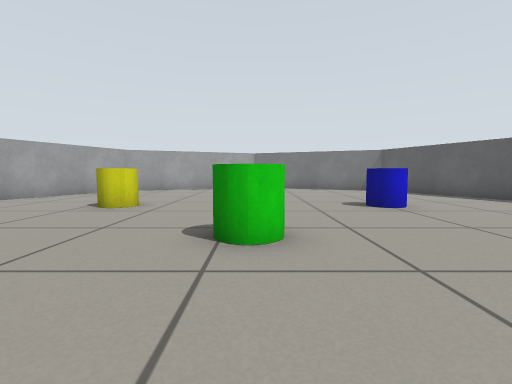
View 1 (above)

12 first-person views from a walk through a robot-simulator world made for Gazebo. The camera is 0.45 m above the floor, tilts 4° down and sees 85° across. The floor is counted in squares, 0.5 m on a side. Each view is taken from the middle of a square. On the plan, view 1 faces up. The plan holds only what a view shows up to about 11 squares ahead; the rest is blank.

View 2
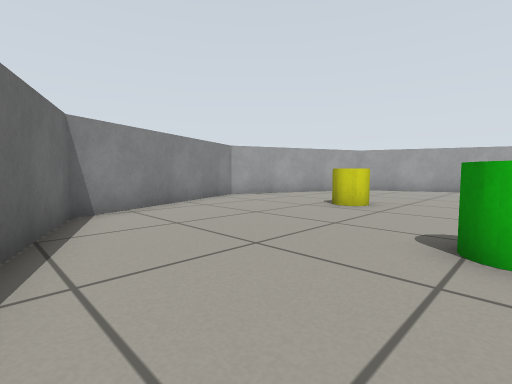

View 3
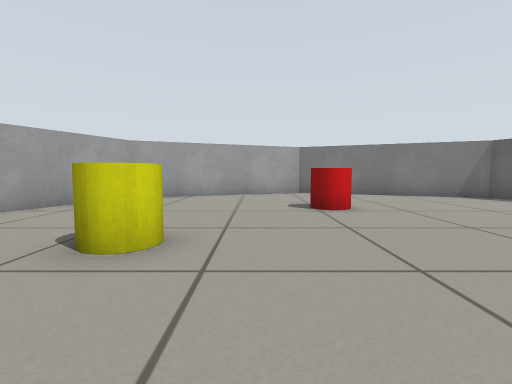

View 4
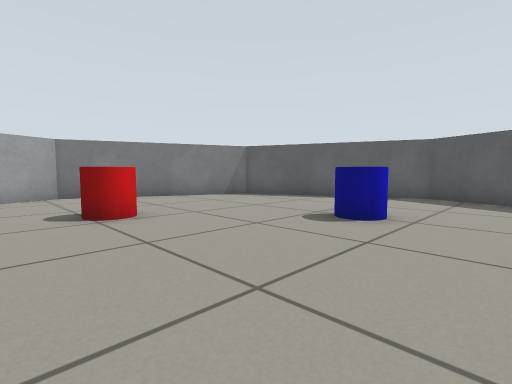

View 5
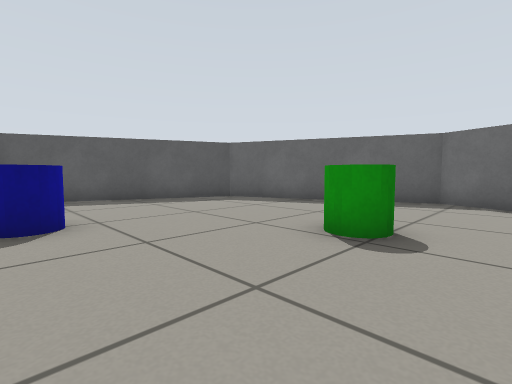

View 6
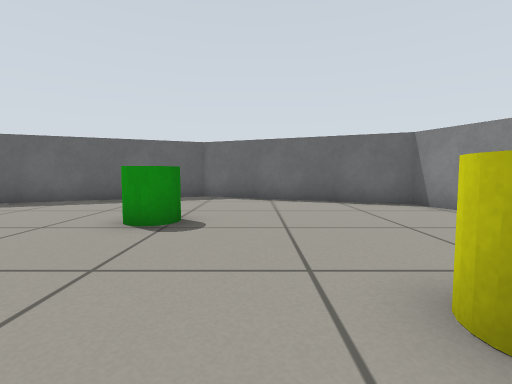

View 7
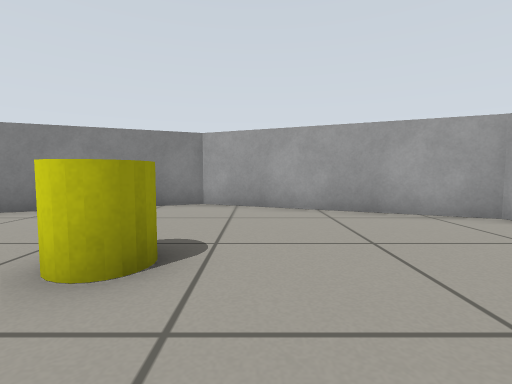

View 8
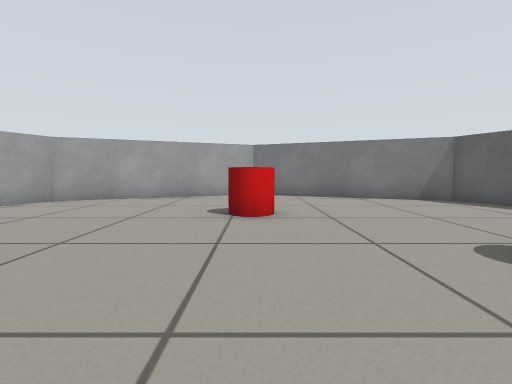

View 9
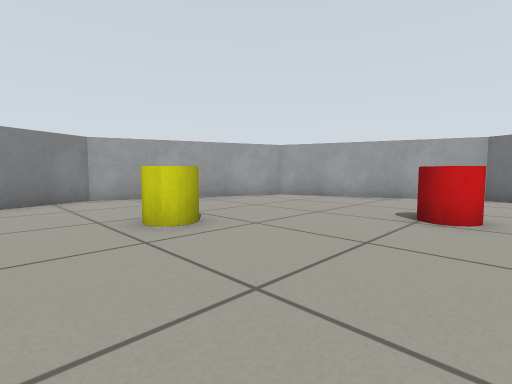

View 10
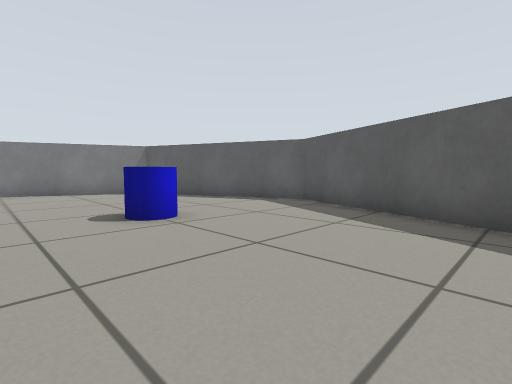

View 11
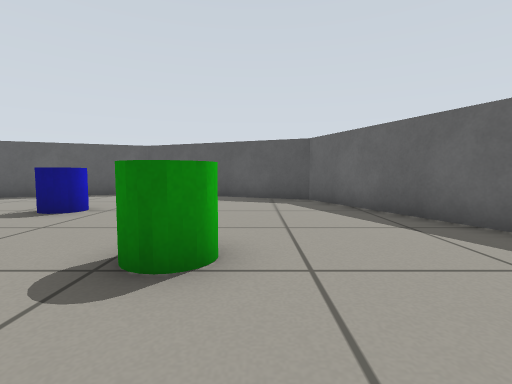

View 12
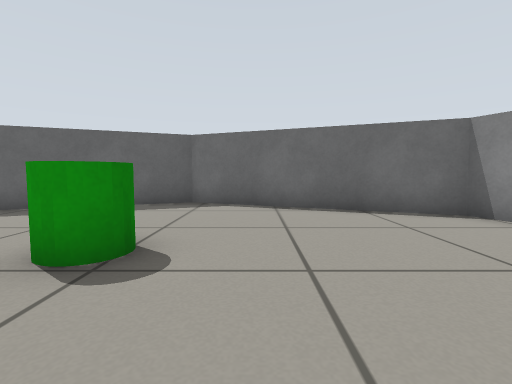

### Floor plan
Points are (right, up) in squares from view 1. A wall is a line through its corners. A room is listed if a view was taken in it or the views show most of it. See-through windows are left out.
Room 1 (views 1, 2, 3, 4, 5, 6, 7, 8, 9, 10, 11, 12)
walls: (-0.1, 16.3) (-6.3, 13.7) (-8.9, 7.5) (-6.3, 1.2) (-0.1, -1.3) (6.2, 1.2) (8.7, 7.5) (6.2, 13.8) (-0.1, 16.3)
objects: yellow cylinder (-4, 7) to (-3, 8); green cylinder (0, 4); red cylinder (0, 11); blue cylinder (3, 7) to (4, 8)

Positions as (right, up) in squares from view 1, and headings:
1: (0, 0), facing up
2: (0, 0), facing up-left
3: (-2, 4), facing up
4: (-2, 5), facing up-right
5: (-2, 8), facing down-right
6: (-2, 9), facing down
7: (-1, 9), facing left
8: (0, 5), facing up
9: (1, 5), facing up-left
10: (1, 2), facing up-right
11: (-3, 3), facing right
12: (-2, 7), facing down
